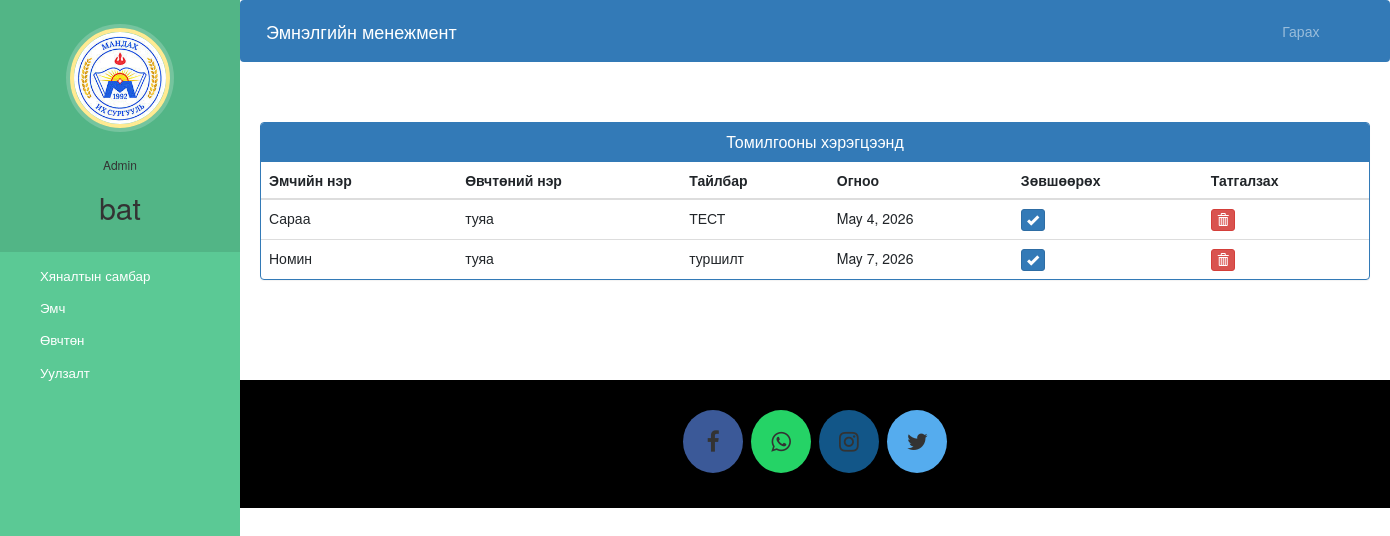
Page /admin-approve-appointment/ (signed in) on the committed database.
### hospital/models.py (models this page shows)
class Appointment(models.Model):
    patientId=models.PositiveIntegerField(null=True)
    doctorId=models.PositiveIntegerField(null=True)
    patientName=models.CharField(max_length=40,null=True)
    doctorName=models.CharField(max_length=40,null=True)
    appointmentDate=models.DateField(auto_now=True)
    description=models.TextField(max_length=500)
    status=models.BooleanField(default=False)

### hospital/views.py (the view)
# urls.py: path('admin-approve-appointment/', views.admin_approve_appointment_view,name='admin-approve-appointment'),
@login_required(login_url='adminlogin')
@user_passes_test(is_admin)
def admin_approve_appointment_view(request):
    appointments=models.Appointment.objects.all().filter(status=False)
    return render(request,'hospital/admin_approve_appointment.html',{'appointments':appointments})

### hospital/views.py (called while the page is built)
def is_admin(user):
    return user.groups.filter(name='ADMIN').exists()

### templates/hospital/admin_approve_appointment.html (shortened to what this page needs)
{% extends 'hospital/admin_base.html' %}
{% block content %}
<head>
  <link href="//netdna.bootstrapcdn.com/bootstrap/3.0.0/css/bootstrap.min.css" rel="stylesheet" id="bootstrap-css">
</head>
<div class="container">
  <div class="panel panel-primary">
    <div class="panel-heading">
      <h6 class="panel-title">Томилгооны хэрэгцээнд</h6>
    </div>
    <table class="table table-hover" id="dev-table">
      <thead>
        <tr>
          <th>Эмчийн нэр</th>
          <th>Өвчтөний нэр</th>
          <th>Тайлбар</th>
          <th>Огноо</th>
          <th>Зөвшөөрөх</th>
          <th>Татгалзах</th>
        </tr>
      </thead>
      {% for a in appointments %}
      <tr>
        <td> {{a.doctorName}}</td>
        <td>{{a.patientName}}</td>
        <td>{{a.description}}</td>
        <td>{{a.appointmentDate}}</td>
        <td><a class="btn btn-primary btn-xs" href="{% url 'approve-appointment' a.id  %}"><span class="glyphicon glyphicon-ok"></span></a></td>
        <td><a class="btn btn-danger btn-xs" href="{% url 'reject-appointment' a.id  %}"><span class="glyphicon glyphicon-trash"></span></a></td>
      </tr>
      {% endfor %}
    </table>
  </div>
</div>
{% endblock content %}

### templates/hospital/admin_base.html (shortened to what this page needs)
<!DOCTYPE html>
{% load static %}
<html lang="en">
<head>
  <link rel="stylesheet" href="https://stackpath.bootstrapcdn.com/bootstrap/4.3.1/css/bootstrap.min.css">
  <link rel="stylesheet" href="https://maxcdn.bootstrapcdn.com/font-awesome/4.7.0/css/font-awesome.min.css">
  <link rel="stylesheet" href="{% static '/style.css' %}">
</head>
<body>
  <nav class="menu" tabindex="0">
    <header class="avatar">
      <img src="{% static "images/images.jpg" %}" />
      <br><br>
      <h6>Admin</h6>
      <h2>{{request.user.first_name}}</h2>
    </header>
    <ul>
      <li tabindex="0" class="icon-dashboard"> <a style="color:white; text-decoration:none;" href="/admin-dashboard"><span>Хяналтын самбар</span></a> </li>
      <li tabindex="0" class="icon-customers"> <a style="color:white; text-decoration:none;" href="/admin-doctor"><span>Эмч</span></a></li>
      <li tabindex="0" class="icon-users"> <a style="color:white; text-decoration:none;" href="/admin-patient"><span>Өвчтөн</span></a></li>
      <li tabindex="0" class="icon-calendar"> <a style="color:white; text-decoration:none;" href="/admin-appointment"><span>Уулзалт</span></a></li>
    </ul>
  </nav>
  <main>
    <div class="bs-example">
      <nav class="navbar navbar-expand-md  navbar-dark fixed-top" style="background:#337AB7;">
        <a href="/admin-dashboard" class="navbar-brand">Эмнэлгийн менежмент</a>
        <div class="collapse navbar-collapse justify-content-between" id="navbarCollapse">
          <div class="navbar-nav" style=" margin-left: 90%;">
            <a href="/logout" class="nav-item nav-link">Гарах</a>
          </div>
        </div>
      </nav>
    </div>
    <br><br>
    {% block content %}
    {% endblock content %}
    <br><br><br><br>
    <footer>
      <p>
        <a id="ftr" class="fa fa-facebook"></a>
        <a id="ftr" class="fa fa-whatsapp"></a>
        <a id="ftr" class="fa fa-instagram"></a>
        <a id="ftr" class="fa fa-twitter"></a>
      </p>
      <br>
    </footer>
  </main>
</body>
</html>

### static/style.css (style rules this page uses)
body { padding-left: 240px; }
main { position: relative; height: 100vh; }
.menu { background: #5bc995; height: 100vh; width: 240px; position: fixed; top: 0px; left: 0; z-index: 5; outline: none; }
.menu .avatar { background: rgba(0, 0, 0, 0.1); padding: 2em 0.5em; text-align: center; }
.menu .avatar img { width: 100px; border-radius: 50%; overflow: hidden; border: 4px solid #ffea92; box-shadow: 0 0 0 4px rgba(255, 255, 255, 0.2); }
.menu .avatar h2 { font-weight: normal; margin-bottom: 0; }
.menu ul { list-style: none; padding: 0.5em 0; margin: 0; }
.menu ul li { padding: 0.5em 1em 0.5em 3em; font-size: 0.95em; font-weight: regular; background-repeat: no-repeat; background-position: left 15px center; background-size: auto 20px; transition: all 0.15s linear; cursor: pointer; }
.menu ul li.icon-dashboard { background-image: url("http://www.entypo.com/images//gauge.svg"); }
.menu ul li.icon-customers { background-image: url("http://www.entypo.com/images//briefcase.svg"); }
.menu ul li.icon-users { background-image: url("http://www.entypo.com/images//users.svg"); }
.menu ul li.icon-calendar { background-image: url("http://www.entypo.com/images//calendar.svg"); }

### templates/hospital/admin_base.html (style rules this page uses)
a:link { text-decoration: none; }
a { color: white; }
footer { padding: 0px 0px 0px 0px; background-color: black; margin: 0px; }
#ftr { padding: 20px; }
.fa { font-size: 23px; width: 60px; text-align: center; text-decoration: none; margin: 5px 2px; border-radius: 50%; }
.fa-facebook { background: #3B5998; color: white; margin-top: 30px; }
.fa-whatsapp { background: #25d366; color: white; }
.fa-twitter { background: #55ACEE; color: white; }
.fa-instagram { background: #125688; color: white; }
p { text-align: center; }
body { padding-left: 240px; }
main { position: relative; height: 100vh; }
.menu { background: #5bc995; height: 100vh; width: 240px; position: fixed; top: 0px; left: 0; z-index: 5; outline: none; }
.menu .avatar { background: rgba(0, 0, 0, 0.1); padding: 2em 0.5em; text-align: center; }
.menu .avatar img { width: 100px; border-radius: 50%; overflow: hidden; border: 4px solid #ffea92; box-shadow: 0 0 0 4px rgba(255, 255, 255, 0.2); }
.menu .avatar h2 { font-weight: normal; margin-bottom: 0; }
.menu ul { list-style: none; padding: 0.5em 0; margin: 0; }
.menu ul li { padding: 0.5em 1em 0.5em 3em; font-size: 0.95em; font-weight: regular; background-repeat: no-repeat; background-position: left 15px center; background-size: auto 20px; transition: all 0.15s linear; cursor: pointer; }
.menu ul li.icon-dashboard { background-image: url("http://www.entypo.com/images//gauge.svg"); }
.menu ul li.icon-customers { background-image: url("http://www.entypo.com/images//briefcase.svg"); }
.menu ul li.icon-users { background-image: url("http://www.entypo.com/images//users.svg"); }
.menu ul li.icon-calendar { background-image: url("http://www.entypo.com/images//calendar.svg"); }

### templates/hospital/admin_approve_appointment.html (style rules this page uses)
a:link { text-decoration: none; }
h6 { text-align: center; }

### rows in the picture
Appointment: doctorName "Сараа", patientName "туяа", description "ТЕСТ", appointmentDate "May 4, 2026"
Appointment: doctorName "Номин", patientName "туяа", description "туршилт", appointmentDate "May 7, 2026"

### other values in the picture
{{ request.user.first_name }} "bat"
